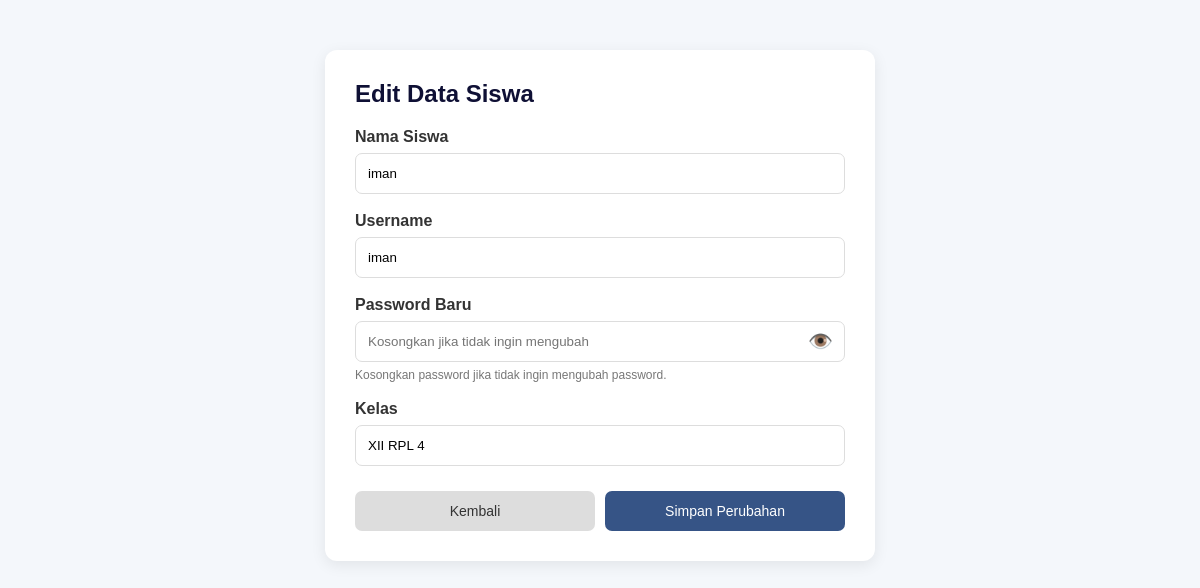
/CRUD_OOP_PENGADUAN_SEKOLAH/view/v_edit_siswa.php?id=3 (signed in), run on the app's committed database.
### tables this page shows
CREATE TABLE `users` (
  `id` int(11) NOT NULL,
  `nama` varchar(100) NOT NULL,
  `username` varchar(50) NOT NULL,
  `password` varchar(255) NOT NULL,
  `role` enum('admin','siswa') NOT NULL,
  `kelas` varchar(20) DEFAULT NULL
);

### CRUD_OOP_PENGADUAN_SEKOLAH/view/v_edit_siswa.php (the view, shortened to what this page needs)
<?php
$id = $_GET['id'] ?? '';
$koneksi = new Koneksi();
$db = $koneksi->getConnection();
$stmt = $db->prepare("
    SELECT id, nama, username, kelas
    FROM users
    WHERE id = :id
    AND role = 'siswa'
    LIMIT 1
");
$stmt->execute([
    ':id' => $id
]);
$data = $stmt->fetch(PDO::FETCH_ASSOC);
?>
<!DOCTYPE html>
<html lang="id">
<head>
</head>
<body>
<div class="container">
<div class="box">
<h2>Edit Data Siswa</h2>
<form action="../asset/aksi_edit.php" method="POST">
    <div class="form-group">
        <label>Nama Siswa</label>
        <input
            type="text"
            name="nama"
            value="<?= htmlspecialchars($data['nama']); ?>"
            required
        >
    </div>
    <div class="form-group">
        <label>Username</label>
        <input
            type="text"
            name="username"
            value="<?= htmlspecialchars($data['username']); ?>"
            required
        >
    </div>
    <div class="form-group">
        <label>Password Baru</label>
        <div class="password-box">
            <input
                type="password"
                id="password"
                name="password"
                placeholder="Kosongkan jika tidak ingin mengubah"
            >
            <span
                class="toggle-password"
                onclick="togglePassword('password', this)"
            >👁️</span>
        </div>
        <div class="info">
            Kosongkan password jika tidak ingin mengubah password.
        </div>
    </div>
    <div class="form-group">
        <label>Kelas</label>
        <input
            type="text"
            name="kelas"
            value="<?= htmlspecialchars($data['kelas']); ?>"
            required
        >
    </div>
    <div class="buttons">
        <a
            href="v_kelola_siswa.php"
            class="kembali"
        >
            Kembali
        </a>
        <button
            type="submit"
            name="edit"
            class="simpan"
        >
            Simpan Perubahan
        </button>
    </div>
</form>
</div>
</div>
</body>
</html>

### CRUD_OOP_PENGADUAN_SEKOLAH/view/v_edit_siswa.php (style rules this page uses)
* { box-sizing: border-box; font-family: Arial, sans-serif; }
body { margin: 0; background: #f4f7fb; }
.container { width: 90%; max-width: 550px; margin: 50px auto; }
.box { background: white; padding: 30px; border-radius: 12px; box-shadow: 0 4px 15px rgba(0,0,0,0.08); }
h2 { margin-top: 0; color: #0F1035; }
.form-group { margin-bottom: 18px; }
label { display: block; margin-bottom: 7px; font-weight: bold; color: #333; }
input { width: 100%; padding: 12px; border: 1px solid #ddd; border-radius: 7px; outline: none; }
.password-box { position: relative; }
.password-box input { padding-right: 45px; }
.toggle-password { position: absolute; right: 12px; top: 50%; transform: translateY(-50%); cursor: pointer; font-size: 20px; user-select: none; }
.info { color: #777; font-size: 12px; margin-top: 6px; }
.buttons { display: flex; gap: 10px; margin-top: 25px; }
.buttons a, .buttons button { flex: 1; padding: 12px; border-radius: 7px; text-align: center; font-size: 14px; }
.kembali { background: #ddd; color: #333; text-decoration: none; }
.simpan { background: #365486; color: white; border: none; cursor: pointer; }

### data on the page
users: nama "iman", username "iman", kelas "XII RPL 4"
